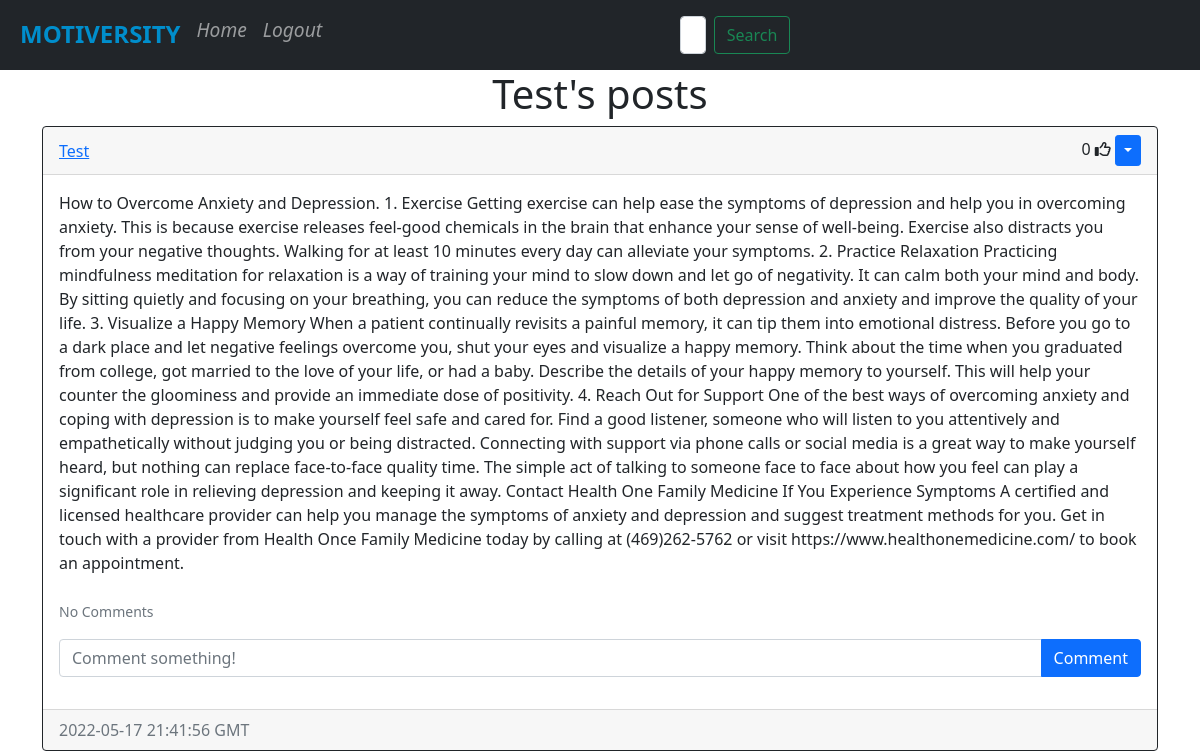
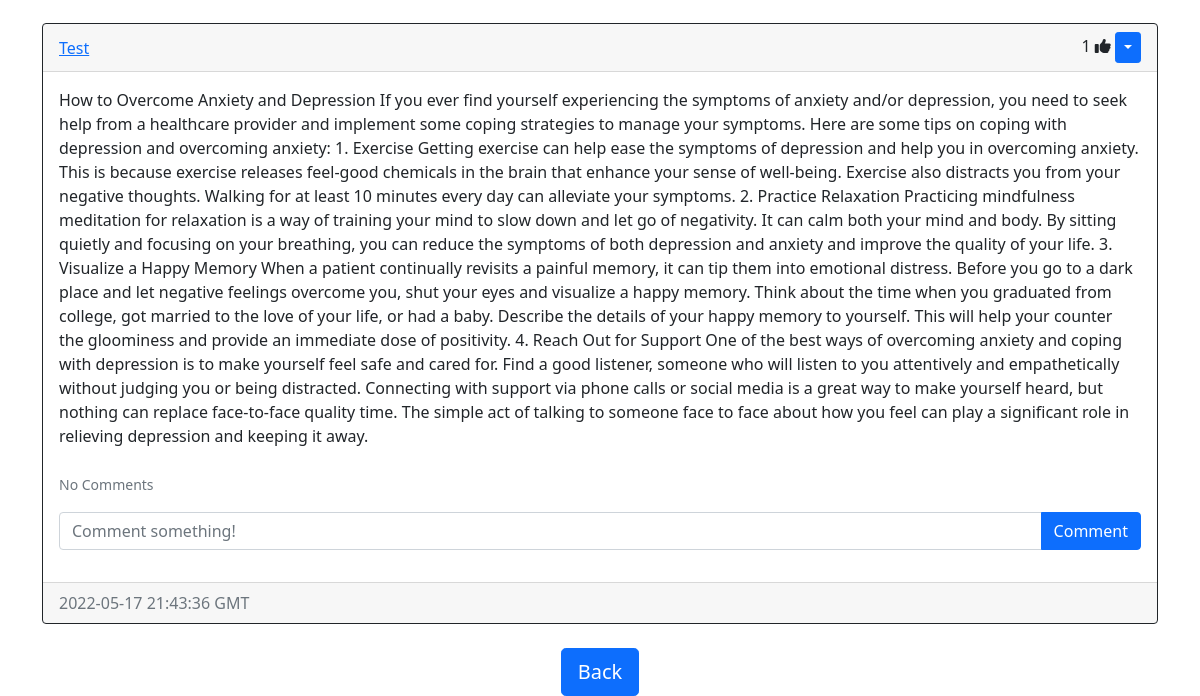
Before: /posts/Test (signed in) with the older database file (2 pictures, top to bottom).
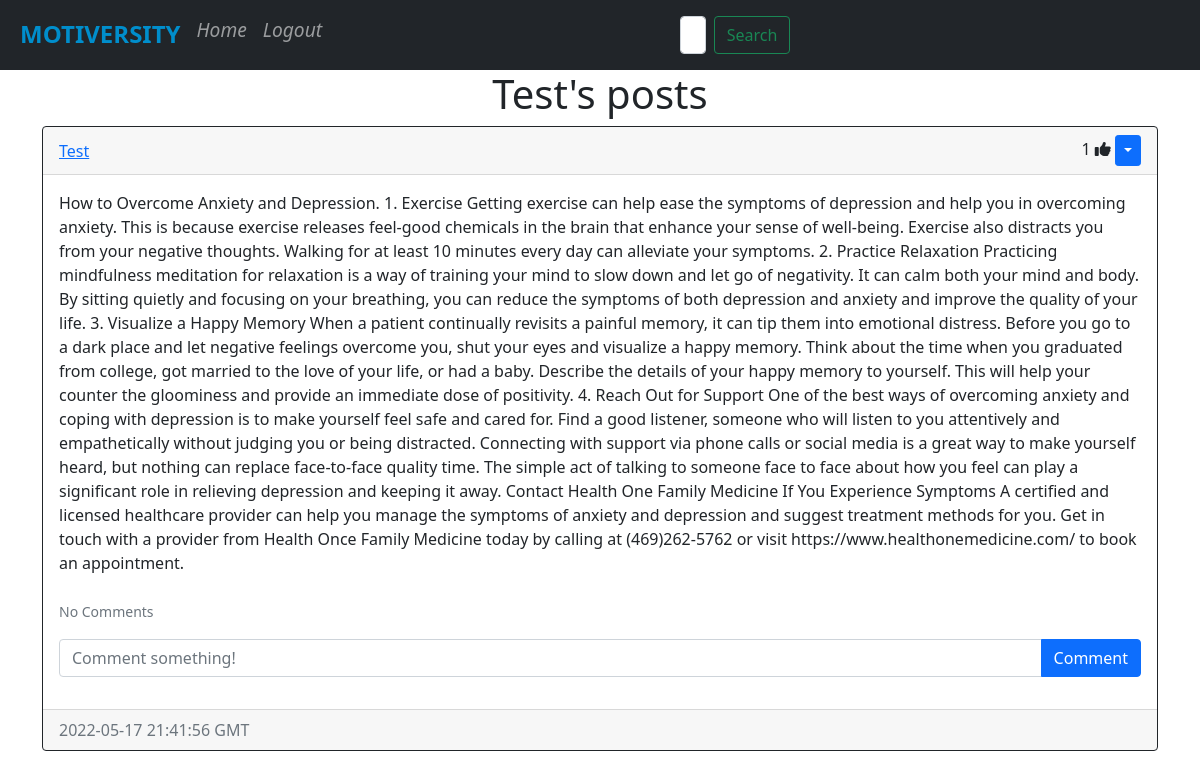
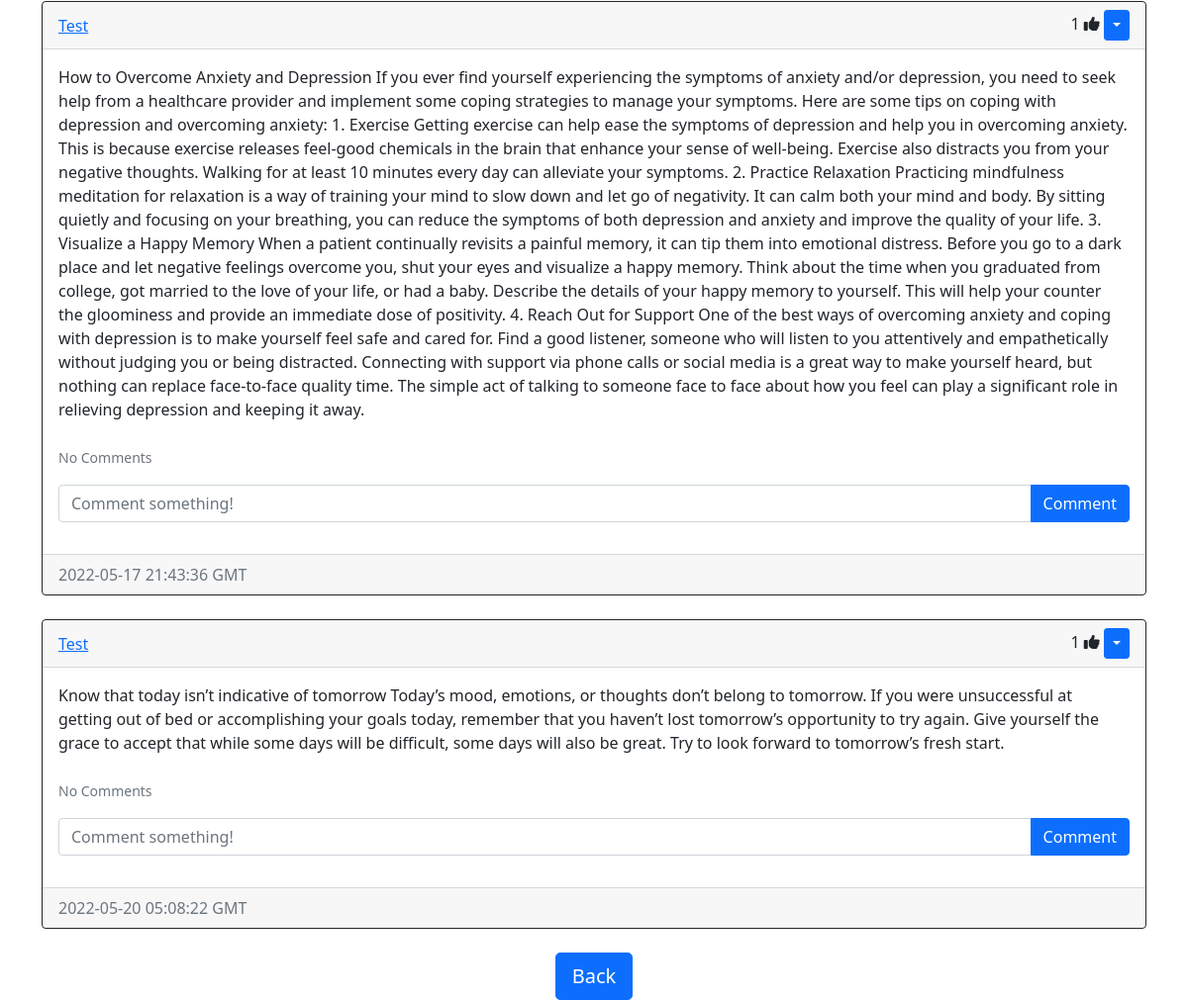
After: the same page with the newer database file (2 pictures, top to bottom).
### motive/models.py (models this page shows)
class User(db.Model, UserMixin):
    id = db.Column(db.Integer, primary_key=True)
    email = db.Column(db.String(150), unique=True)
    username = db.Column(db.String(150), unique=True)
    password = db.Column(db.String(150))
    date_created = db.Column(db.DateTime(timezone=True), default=func.now())
    posts = db.relationship('Post', backref='user', passive_deletes=True)
    comments = db.relationship('Comment', backref='user', passive_deletes=True)
    likes = db.relationship('Like', backref='user', passive_deletes=True)

class Post(db.Model):
    id = db.Column(db.Integer, primary_key=True)
    text = db.Column(db.Text, nullable=False)
    date_created = db.Column(db.DateTime(timezone=True), default=func.now())
    author = db.Column(db.Integer, db.ForeignKey(
        'user.id', ondelete="CASCADE"), nullable=False)
    comments = db.relationship('Comment', backref='post', passive_deletes=True)
    likes = db.relationship('Like', backref='post', passive_deletes=True)

### motive/views.py (the view)
@views.route("/posts/<username>")
@login_required
def posts(username):
    user = User.query.filter_by(username=username).first()
    if not user:
        flash('No user with that username exists.', category='error')
        return redirect(url_for('views.home'))
    posts = user.posts
    return render_template("posts.html", user=current_user, posts=posts, username=username)

### motive/__init__.py (called while the page is built)
def create_app():
    app = Flask(__name__)
    app.config['SECRET_KEY'] = "helloworld"
    app.config['SQLALCHEMY_DATABASE_URI'] = f'sqlite:///{DB_NAME}'
    db.init_app(app)
    from .views import views
    from .auth import auth
    app.register_blueprint(views, url_prefix="/")
    app.register_blueprint(auth, url_prefix="/")
    from .models import User, Post, Comment, Like
    create_database(app)
    login_manager = LoginManager()
    login_manager.login_view = "auth.login"
    login_manager.init_app(app)
    @login_manager.user_loader
    def load_user(id):
        return User.query.get(int(id))
    return app

### motive/templates/posts.html (shortened to what this page needs)
{% extends "posts_div.html" %}  {% block header %} {{username}}'s posts {% endblock %} {% block footer %}
<div align="center">
  <a href="/home"
    ><button type="button" class="btn btn-primary btn-lg">Back</button></a
  >
</div>
{% endblock %}

### motive/templates/posts_div.html (shortened to what this page needs)
{% extends "base.html" %} {% block title %}Home{% endblock %} {% block content
%}
<body style="background-image: url('https://images.unsplash.com/photo-1652910872614-486e652979ff?crop=entropy&cs=tinysrgb&fm=jpg&ixlib=rb-1.2.1&q=80&raw_url=true&ixid=MnwxMjA3fDB8MHxwaG90by1wYWdlfHx8fGVufDB8fHx8&auto=format&fit=crop&w=687'); background-repeat: no-repeat; background-position: center center; height: 100vh; background-size: cover;"></body>
<h1 align="center">{% block header %}BLOG POSTS{% endblock %}</h1>
<div id="posts">
  {% for post in posts %}
  <div class="card border-dark">
    <div class="card-header d-flex justify-content-between align-items-center">
      <a href="/posts/{{post.user.username}}">{{post.user.username}}</a>
      <div>
        <span id="likes-count-{{post.id}}">
        {{ post.likes|length }}</span>
        {% if user.id in post.likes|map(attribute="author")|list %}
        <i
          class="fas fa-thumbs-up"
          id="like-button-{{post.id}}"
          onclick="like({{post.id}})"
        ></i>
        {% else %}
        <i
          class="far fa-thumbs-up"
          id="like-button-{{post.id}}"
          onclick="like({{post.id}})"
        ></i>
        {% endif %} {% if user.id == post.author %}
        <div class="btn-group">
          <button
            type="button"
            class="btn btn-sm btn-primary dropdown-toggle"
            data-bs-toggle="dropdown"
          ></button>
        </div>
        {% endif %}
      </div>
    </div>
    <div class="card-body">
      <div class="card-text">{{post.text}}</div>
      <br />
      <p class="card-text">
        {% if post.comments|length > 0 %}
        <a data-bs-toggle="collapse" href="#comments-{{post.id}}" role="button">
          <small>View {{post.comments|length}} Comments</small>
        </a>
        {% else %}
        <small class="text-muted">No Comments</small>
        {% endif %}
      </p>
      <form
        class="input-group mb-3"
        method="POST"
        action="/create-comment/{{post.id}}"
      >
        <input
          type="text"
          id="text"
          name="text"
          class="form-control"
          placeholder="Comment something!"
        />
        <button type="submit" class="btn btn-primary">Comment</button>
      </form>
    </div>
    <div class="card-footer text-muted">{{post.date_created}} GMT</div>
  </div>
  <br/ > {% endfor %}
</div>
{% block footer %}{% endblock %} {% endblock %}

### motive/templates/base.html (shortened to what this page needs)
<!DOCTYPE html>
<html lang="en">
  <head>
    <link
      href="https://cdn.jsdelivr.net/npm/bootstrap@5.0.2/dist/css/bootstrap.min.css"
      rel="stylesheet"
    />
  </head>
  <body>
    <nav class="navbar navbar-expand-lg navbar-dark bg-dark">
      <div class="container-fluid">
        <div class="collapse navbar-collapse" id="navbar">
          <div class="navbar-nav">
            <a class="nav-item nav-link" href="/home" style="font-size: x-large; font-weight: bolder; justify-items: center;color: #008ECC;">MOTIVERSITY</a>
            <a class="nav-item nav-link" href="/home" style="font-size: larger; font-style: italic; text-align: center;">Home</a>
            {% if user.is_authenticated %}
            <a class="nav-item nav-link" href="/logout" style="font-size: larger; font-style: italic;">Logout</a>
            {% else %}
            <a class="nav-item nav-link" href= "/login"style="font-size: larger; font-style: italic; ">Login</a>
            <a class="nav-item nav-link" href="/sign-up"style="font-size: larger; font-style: italic;">Sign Up</a>
            {% endif %}
            <div class="d-flex p-2 bd-highlight">
            <form class="d-flex" style="margin-left:100%;margin-top: 0%;">
              <input class="form-control me-2" type="search" placeholder="Search" aria-label="Search">
              <button class="btn btn-outline-success" type="submit" >Search</button>
            </form>
          </div>
          </div>
        </div>
      </div>
    </nav>
    <div class="container">{% block content %}{% endblock %}</div>
  </body>
</html>

Changed rows visible on the page:
computed for Post (number 1 of 3 on the later page): likes|length "0" → "1"
added Post: user.username "Test", likes|length "1", text "Know that today isn’t indicative of tomorrow Today’s mood, emotions, or thoughts don’t belong to tomorrow. If you were unsuccessful at getting out of bed or accomplishing your goals today, remember that you haven’t lost tomorrow’s opportunity to try again. Give yourself the grace to accept that while some days will be difficult, some days will also be great. Try to look forward to tomorrow’s fresh start.", date_created "2022-05-20 05:08:22"
